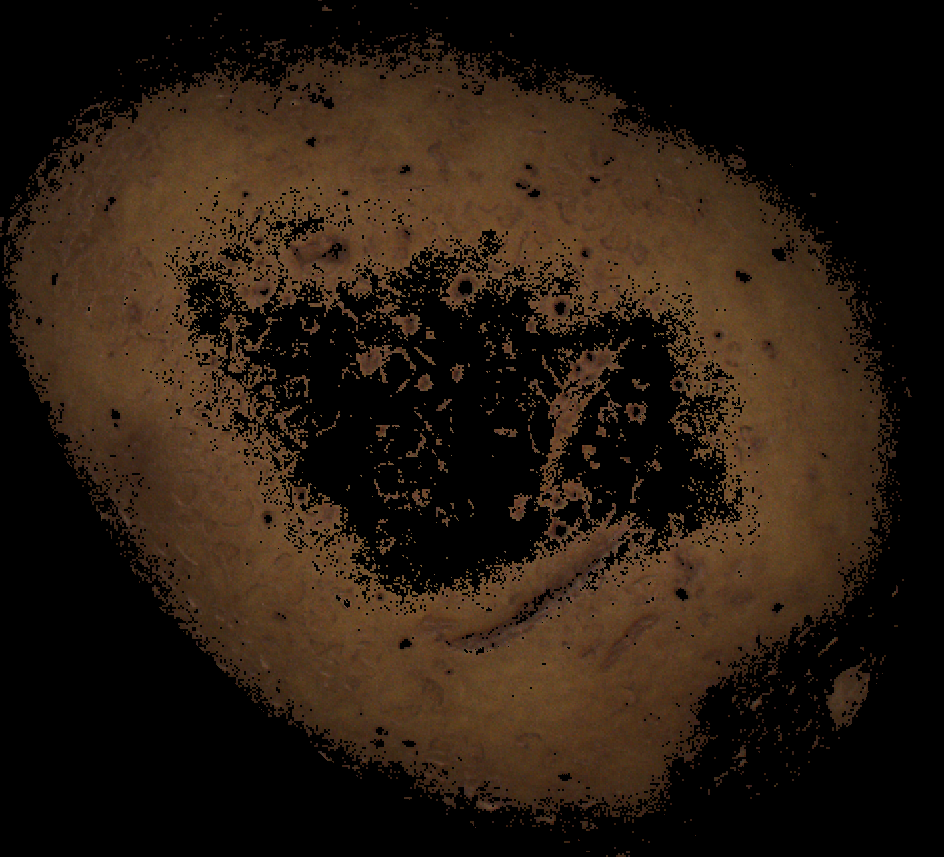
#> input picture data/input/processed/cropped_def/extreme_margin_30/p3_11_extreme30.png, 944 x 857 px, given as the content of the folder me/t2/notebooks/test_nb/data/input/raw/raw_images/definitive, which was not available
$ jupyter execute --allow-errors defect_classification_calibration_new_methods.ipynb.ipynb   (text cells are left out)
#> lines starting #> are read from the running program, lines starting #| are printed output that depends on the picture; pictures that were not available may be replaced by others from this repository, and a replacement may not be noted
### src/raw_image_treatment.py
"""
Mòdul: raw_image_treatment
Funcions relacionades amb el preprocés de la il·luminació (RGB i NIR).
"""

#from http import client
from typing import Tuple, Optional, Any, List, Dict, Union
from pathlib import Path
import os
import numpy as np
from PIL import Image, ImageDraw, ImageFont, ImageEnhance
from inference_sdk import InferenceHTTPClient
import cv2
import supervision as sv
from roboflow import Roboflow
from contextlib import redirect_stdout
import io
import tempfile


# [164 lines left out: functions apply_brightness_and_gamma, apply_sigmoid, not called in this run]


def potato_defect_classification(image: Any, confidence_threshold: float = 0.40
) -> Tuple[str, float, Image.Image]:
    """
    Classifica el defecte de la patata a partir d'una imatge amb Roboflow i genera
    una imatge de visualització amb bounding box i etiqueta.

    Paràmetres
    ----------
    image : str | pathlib.Path | PIL.Image.Image | np.ndarray
        Ruta a la imatge RGB al disc o objecte imatge (PIL / numpy).
    confidence_threshold : float, opcional
        Llindar mínim de confiança per acceptar una predicció. Per defecte 0.40.

    Retorna
    -------
    defect : str
        Nom del defecte si hi ha detecció >= threshold, si no "Unable to classify".
    confidence : float
        Confiança de la millor predicció. Si no hi ha predicció vàlida, 0.0.
    vis_img : PIL.Image.Image
        Imatge anotada (bbox + text). Si no detecta res, imatge original.
    """

    ROBOFLOW_MODEL_ID = "potato-detection-3et6q/11"

    # ------------------------------------------------------------------
    # Helpers interns
    # ------------------------------------------------------------------

    def _to_pil_image(img_in: Any) -> Image.Image:
        """Normalitza input (path/PIL/numpy) a PIL.Image RGB."""
        if isinstance(img_in, Image.Image):
            return img_in.convert("RGB")

        if isinstance(img_in, (str, Path, os.PathLike)):
            return Image.open(str(img_in)).convert("RGB")

        if isinstance(img_in, np.ndarray):
            arr = img_in
            if arr.ndim == 2:  # gris -> RGB
                arr = np.stack([arr, arr, arr], axis=-1)

            if arr.ndim != 3 or arr.shape[2] not in (3, 4):
                raise ValueError(f"numpy array amb forma invàlida: {arr.shape}")

            if arr.shape[2] == 4:  # RGBA -> RGB
                arr = arr[:, :, :3]

            if arr.dtype != np.uint8:
                arr = np.clip(arr, 0, 255).astype(np.uint8)

            return Image.fromarray(arr, mode="RGB")

        raise TypeError("`image` ha de ser path (str/Path), PIL.Image o numpy.ndarray")

    def _infer(pil_img: Image.Image) -> Dict[str, Any]:
        """Crida Roboflow passant la imatge com PIL.Image (sense bytes)."""
        api_key = os.environ["ROBOFLOW_API_KEY"]  # es dona per fet que ja està carregada
        client = InferenceHTTPClient(
            api_url="https://serverless.roboflow.com",
            api_key=api_key,
        )
        return client.infer(pil_img, model_id=ROBOFLOW_MODEL_ID)

    # [65 lines left out: functions _pick_best_prediction, _bbox_from_pred, _draw_annotation, not called in this run]

    # ------------------------------------------------------------------
    # Flux principal
    # ------------------------------------------------------------------
    pil_img = _to_pil_image(image)
    result = _infer(pil_img)

    best = _pick_best_prediction(result, float(confidence_threshold))
    if best is None:
        return "Unable to classify", 0.0, pil_img

    vis_img = _draw_annotation(pil_img, best, float(confidence_threshold))
    defect = str(best.get("class", "unknown"))
    conf = float(best.get("confidence", 0.0))
    return defect, conf, vis_img


# [283 lines left out: functions potato_pixels_rgb_img, potato_filter_extreme_colours, nir_scalation, not called in this run]

### notebooks/test_nb/defect_classification_calibration_new_methods.ipynb.ipynb
[cell 1]
from __future__ import annotations

from pathlib import Path
import os
import sys
import re
from typing import Any, Dict, List, Optional, Tuple

import numpy as np
import pandas as pd

from PIL import Image, ImageEnhance, ImageOps

# OpenCV (para LAB/HSV/CLAHE/Retinex)
import cv2

# ---------------------------------------------------------------------
# Localiza el root del repo (buscando 'data/')
# ---------------------------------------------------------------------
def find_project_root(start: Path | None = None, marker_dir: str = "data") -> Path:
#> called with marker_dir = 'data'
    start = Path.cwd() if start is None else Path(start).resolve()
    for p in [start, *start.parents]:
        if (p / marker_dir).exists() and (p / marker_dir).is_dir():
            return p
    raise FileNotFoundError(f"No he encontrado '{marker_dir}/' subiendo desde {start}")

PROJECT_ROOT = find_project_root()
if str(PROJECT_ROOT) not in sys.path:
    sys.path.insert(0, str(PROJECT_ROOT))

# ---------------------------------------------------------------------
# Imports del proyecto (usa tus funciones existentes cuando convenga)
# ---------------------------------------------------------------------
try:
    from src.raw_image_treatment import potato_pixels_rgb_img, potato_defect_classification # recorte por detecciÃ³n
except Exception as e:
    raise ImportError(
        "No he podido importar desde src/raw_image_treatment.py.\n"
        "AsegÃºrate de ejecutar este notebook dentro del repo y que existe src/raw_image_treatment.py.\n"
        f"Error: {e}"
    )

# ---------------------------------------------------------------------
# Roboflow inference SDK (para NO llamar N veces solo por cambiar threshold)
# ---------------------------------------------------------------------
try:
    from inference_sdk import InferenceHTTPClient
except Exception as e:
    raise ImportError(
        "No he podido importar inference_sdk. InstÃ¡lalo en tu env:\n"
        "  pip install inference-sdk\n"
        f"Error: {e}"
    )

[cell 2]
# ------------------------------------------------------------
# Rutas de imÃ¡genes (ajusta si tu repo usa otras)
# ------------------------------------------------------------
DIR_DEFINITIVE = PROJECT_ROOT / "data/input/raw/raw_images/definitive"
DIR_TEST = PROJECT_ROOT / "data/input/raw/raw_images/test_1"
DIR_CROPPED_DEF = PROJECT_ROOT / "data/input/processed/cropped_def"

def natural_sort_key(p: Path):
    parts = re.split(r"(\d+)", p.name)
    key = []
    for part in parts:
        if part.isdigit():
            key.append(int(part))
        else:
            key.append(part.lower())
#> further down, img is the input picture: PIL image 944x857 RGB; mean R, G, B 40.4, 27.5, 16.6
    return key

def list_images(source: str, pattern: str) -> List[Path]:
    if source == "definitive":
        base = DIR_DEFINITIVE
    elif source == "test_1":
        base = DIR_TEST
    elif source == "cropped_def":
        base = DIR_CROPPED_DEF
    else:
        raise ValueError("source debe ser 'definitive', 'test_1' o 'cropped_def'")

    if not base.exists():
        raise FileNotFoundError(f"No existe la carpeta: {base}")

    paths = sorted(base.glob(pattern), key=natural_sort_key)
    return paths

# [9 lines left out: function infer_lot_from_name, not called in this run]

print("definitive exists:", DIR_DEFINITIVE.exists(), "|", DIR_DEFINITIVE)
print("cropped_def exists:", DIR_CROPPED_DEF.exists(), "|", DIR_CROPPED_DEF)
print("test_1 exists:", DIR_TEST.exists(), "|", DIR_TEST)

[cell 3]
# ------------------------------------------------------------
# Utils de conversiÃ³n
# ------------------------------------------------------------
# [17 lines left out: function to_pil_rgb, not called in this run]

def pil_to_bgr_uint8(pil: Image.Image) -> np.ndarray:
    rgb = np.array(pil.convert("RGB"), dtype=np.uint8)
    return cv2.cvtColor(rgb, cv2.COLOR_RGB2BGR)

def bgr_to_pil_rgb(bgr: np.ndarray) -> Image.Image:
    rgb = cv2.cvtColor(bgr, cv2.COLOR_BGR2RGB)
    return Image.fromarray(rgb.astype(np.uint8), mode="RGB")

# [16 lines left out: functions pad_to_square, resize_max_side, not called in this run]

[cell 4]
# ------------------------------------------------------------
# Preprocesados "nuevos"
# ------------------------------------------------------------
# [12 lines left out: function percentile_stretch, not called in this run]

def sigmoid_tone_curve(pil: Image.Image, k: float = 6.0, mid: float = 0.5) -> Image.Image:
    """Curva S (sigmoid) aplicada a luminancia (LAB-L)."""
    bgr = pil_to_bgr_uint8(pil)
    lab = cv2.cvtColor(bgr, cv2.COLOR_BGR2LAB)
#> lab: shape (857, 944, 3); mean of channels 0, 1, 2 32.6, 132.3, 137
    L, a, b = cv2.split(lab)
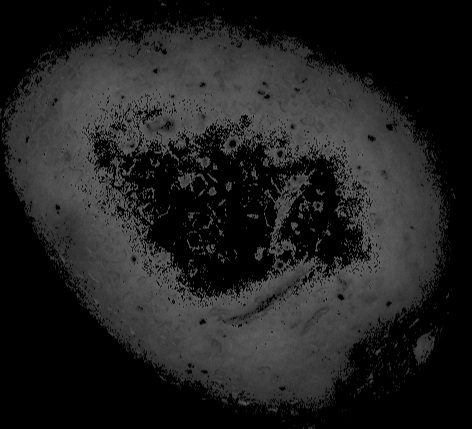
#> L: shape (857, 944) (shown at 1/2 size); min 0, max 102, mean 32.6
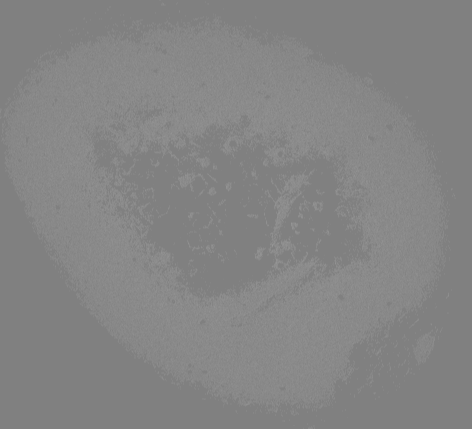
#> a: shape (857, 944) (shown at 1/2 size); min 117, max 158, mean 132.3
    x = (L.astype(np.float32) / 255.0)
    y = 1.0 / (1.0 + np.exp(-k * (x - mid)))
    # re-normaliza a [0,1]
    y = (y - y.min()) / (y.max() - y.min() + 1e-8)
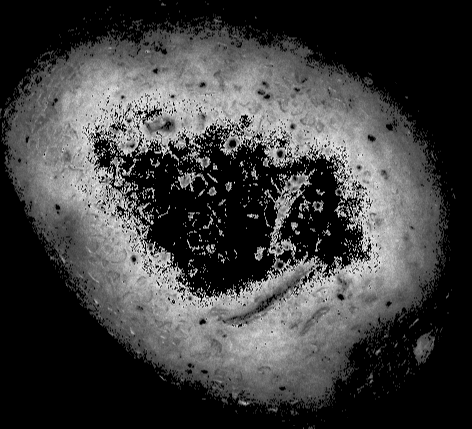
#> y: shape (857, 944) float32 (shown at 1/2 size); min 0, max 1, mean 0.247
    L2 = np.clip(y * 255.0, 0, 255).astype(np.uint8)
    lab2 = cv2.merge([L2, a, b])
#> lab2: shape (857, 944, 3); mean of channels 0, 1, 2 62.8, 132.3, 137
    return bgr_to_pil_rgb(cv2.cvtColor(lab2, cv2.COLOR_LAB2BGR))
#> in bgr_to_pil_rgb, `rgb = cv2.cvtColor(bgr, cv2.COLOR_BGR2RGB)`:
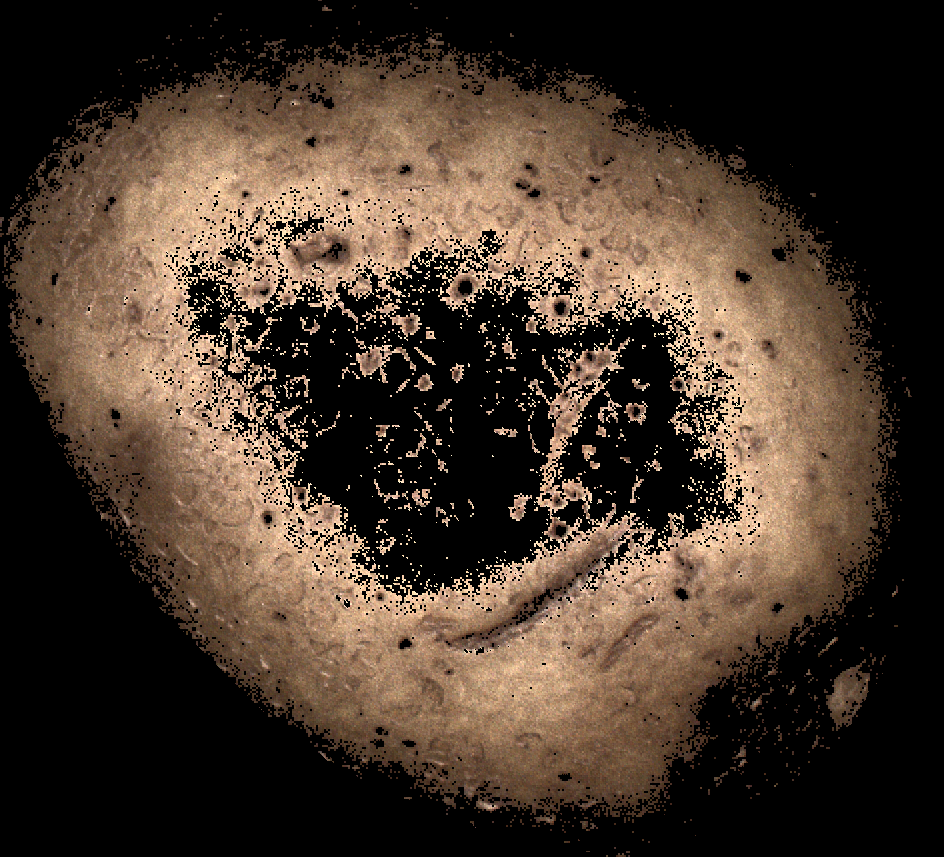
#> rgb: shape (857, 944, 3); mean R, G, B 71.8, 56.5, 44.3

# [49 lines left out: functions gray_world_white_balance, clahe_luminance, retinex_ssr, highlight_compress_hsv, gamma_correction, not called in this run]

# ------------------------------------------------------------
# Wrapper: define mИtodos y parИmetros
# ------------------------------------------------------------
def apply_preprocess(pil: Image.Image, method: str) -> Image.Image:
    pil = pil.convert("RGB")

    if method == "none":
        return pil

    if method == "wb":
        return gray_world_white_balance(pil)

    if method == "pct_stretch":
        return percentile_stretch(pil, p_low=1.0, p_high=99.0)

    if method == "sigmoid":
        return sigmoid_tone_curve(pil, k=6.0, mid=0.5)

    if method == "sigmoid+cut35":
        cropped, _vis = potato_pixels_rgb_img(pil, margin=35, min_conf=0.01)
        base = cropped.convert("RGB") if cropped is not None else pil
        return sigmoid_tone_curve(base, k=6.0, mid=0.5)

    if method == "sigmoid+brightness2+gamma0.8":
        sig = sigmoid_tone_curve(pil, k=6.0, mid=0.5)
        bright = ImageEnhance.Brightness(sig).enhance(2.0)
        return gamma_correction(bright, gamma=0.8)

    if method == "clahe":
        return clahe_luminance(pil, clip_limit=2.0, tile_grid_size=8)

    if method == "retinex":
        return retinex_ssr(pil, sigma=50.0)

    if method == "hl_comp":
        return highlight_compress_hsv(pil, knee=0.80, strength=0.65)

    if method == "wb+clahe":
        return clahe_luminance(gray_world_white_balance(pil), clip_limit=2.0, tile_grid_size=8)

    if method == "retinex+clahe":
        return clahe_luminance(retinex_ssr(pil, sigma=50.0), clip_limit=2.0, tile_grid_size=8)

    if method == "square_640":
        return resize_max_side(pad_to_square(pil, fill=(0,0,0)), max_side=640)

    raise ValueError(f"MИtodo no soportado: {method}")

METHODS = [
    "none",
    "square_640",
    "pct_stretch",
    "sigmoid",
    "sigmoid+cut35",
    "sigmoid+brightness2+gamma0.8",
    "hl_comp",
    "wb",
    "clahe",
    "retinex",
    "wb+clahe",
    "retinex+clahe",
]

[cell 5]
# ------------------------------------------------------------
# Roboflow: inferencia 1 vez y luego thresholding local
# ------------------------------------------------------------
ROBOFLOW_MODEL_ID = "potato-detection-3et6q/11"
ROBOFLOW_API_URL = "https://serverless.roboflow.com"
ROBOFLOW_API_KEY_ENV = "ROBOFLOW_API_KEY"  # debe existir en tu entorno

# [30 lines left out: functions roboflow_infer, pick_best_prediction, bbox_from_pred, classify_from_result, not called in this run]

[cell 6]
# ------------------------------------------------------------
# Runner: recorte opcional + preprocs + inferencia + thresholds
# ------------------------------------------------------------
def run_defect_table_new_methods(
    *,
    source: str,
    pattern: str = "*.png",
    max_images: int | None = None,
    do_cut: bool = False,
    cut_margin: int = 35,
    cut_min_conf: float = 0.01,
    methods: List[str] = METHODS,
    thresholds: List[float] = [0.20, 0.30, 0.40, 0.50],
) -> pd.DataFrame:
    paths = list_images(source, pattern)
    if max_images is not None:
        paths = paths[: int(max_images)]

    rows: List[Dict[str, Any]] = []

    # Cache para evitar recalcular / reinferir
    infer_cache: Dict[Tuple[str, str], Dict[str, Any]] = {}  # (filename, method) -> result

    for i, p in enumerate(paths, start=1):
        lot = infer_lot_from_name(p.name)

        # carga base
        base_pil = Image.open(str(p)).convert("RGB")

        # cut opcional (si la imagen NO estÃ¡ ya recortada)
        pil_for_pre = base_pil
        if do_cut and source != "cropped_def":
            cropped, _vis = potato_pixels_rgb_img(pil_for_pre, margin=cut_margin, min_conf=cut_min_conf)
            if cropped is None:
                for thr in thresholds:
                    rows.append({
                        "image": p.name,
                        "lot": lot,
                        "source": source,
                        "method": None,
                        "thr": float(thr),
                        "pred_class": None,
                        "confidence": 0.0,
                        "status": "no_potato_detected",
                    })
                continue
            pil_for_pre = cropped.convert("RGB")

        for method in methods:
            try:
                proc = apply_preprocess(pil_for_pre, method)

                cache_key = (p.name, method)
                if cache_key not in infer_cache:
                    infer_cache[cache_key] = roboflow_infer(proc)

                result = infer_cache[cache_key]

                for thr in thresholds:
                    cls, conf = classify_from_result(result, float(thr))
                    rows.append({
                        "image": p.name,
                        "lot": lot,
                        "source": source,
                        "method": method,
                        "thr": float(thr),
                        "pred_class": cls,
                        "confidence": float(conf),
                        "status": "ok" if cls != "Unable to classify" else "no_pred_above_thr",
                    })

            except Exception as e:
                for thr in thresholds:
                    rows.append({
                        "image": p.name,
                        "lot": lot,
                        "source": source,
                        "method": method,
                        "thr": float(thr),
                        "pred_class": None,
                        "confidence": None,
                        "status": "error",
                        "error": repr(e),
                    })

        if i % 10 == 0:
            print(f"Procesadas {i}/{len(paths)}")

    df = pd.DataFrame(rows)

    # limpieza tipos
    if "confidence" in df.columns:
        df["confidence"] = pd.to_numeric(df["confidence"], errors="coerce")

    return df

[cell 7]
# ==============================
# PARИMETROS (edita aquИ)
# ==============================
SOURCE = "definitive"    # 'definitive', 'cropped_def', 'test_1'
PATTERN = "p3_*.png"     # ej: "p3_*.png" o "*.png"
MAX_IMAGES = 50           # None para todas

# Cut (solo si SOURCE != 'cropped_def')
DO_CUT = False
CUT_MARGIN = 35
CUT_MIN_CONF = 0.01

# MИtodos y thresholds a probar (puedes reducir para ir rИpido)
METHODS_TO_TEST = METHODS
THRESHOLDS = [0.20]

SAVE_DIR = PROJECT_ROOT / "data" / "image_calibration_for_defects"
SAVE_DIR.mkdir(parents=True, exist_ok=True)

#> (the rest of this cell did not finish here and is left out)

[cell 8]
# Clases detectadas (con independencia de thr, usando la predicciÃ³n >= 0.20 por defecto)
thr_for_list = float(min(THRESHOLDS))

#> (the rest of this cell did not finish here and is left out)

[cell 9]
# ------------------------------------------------------------
# MÃ©tricas por mÃ©todo/threshold y resumen por lote
# ------------------------------------------------------------
# [23 lines left out: function compute_metrics, not called in this run]

# tabla mÃ©tricas
metrics_rows = []
#> (the rest of this cell did not finish here and is left out)

[cell 10]
# ------------------------------------------------------------
# Visual debug: muestra original vs preprocesado (elige mÃ©todo)
# ------------------------------------------------------------
import matplotlib.pyplot as plt

SHOW_METHOD = "sigmoid"   # prueba: 'pct_stretch', 'sigmoid', 'hl_comp', 'retinex+clahe', etc.
N_SHOW = 12

#> (the rest of this cell did not finish here and is left out)

[cell 11]
# === p3: imprimir clasificaciИn por imagen (sigmoid, thr=0.2) =========

from pathlib import Path
from PIL import Image

P3_DIR = (PROJECT_ROOT / "data" / "input" / "raw" / "raw_images" / "definitive")  # ajusta si tu ruta es otra
THR = 0.20

paths = sorted(list(P3_DIR.glob("p3_*.png")) + list(P3_DIR.glob("*.jpg")) + list(P3_DIR.glob("*.jpeg")), key=natural_sort_key)
print(f"Encontradas {len(paths)} imИgenes en: {P3_DIR}\n")

#> (the rest of this cell did not finish here and is left out)


    print(f"{p.name:35s} -> {defect:22s}  conf={conf:.3f}")

$ run again, on data/input/processed/cropped_def/extreme_margin_40/p3_12_extreme40.png
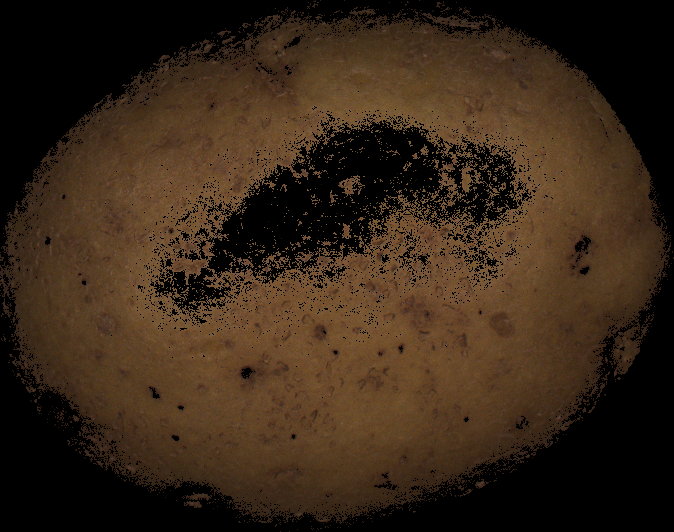
#> input picture data/input/processed/cropped_def/extreme_margin_40/p3_12_extreme40.png, 1347 x 1064 px, given as the content of the folder me/t4/notebooks/test_nb/data/input/raw/raw_images/definitive, which was not available (shown at 1/2 size)
#> img is the input picture: PIL image 1347x1064 RGB; mean R, G, B 55.3, 38.8, 23.4
#> lab: shape (1064, 1347, 3); mean of channels 0, 1, 2 45.5, 133.2, 140.2
#> in sigmoid_tone_curve, `y = (y - y.min()) / (y.max() - y.min() + 1e-8)`:
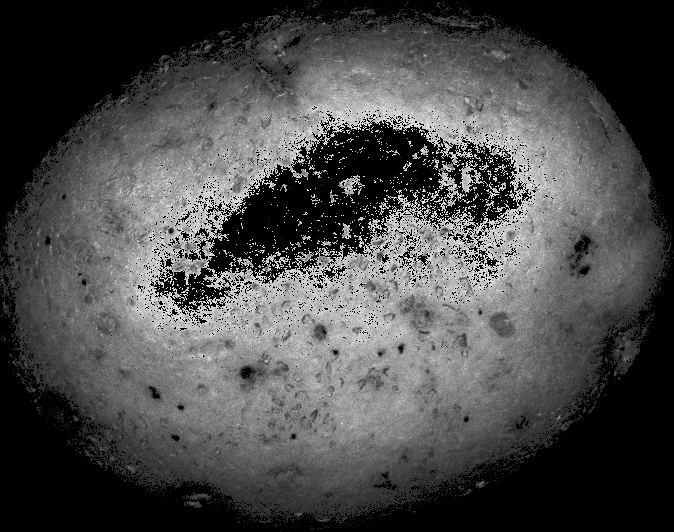
#> y: shape (1064, 1347) float32 (shown at 1/2 size); min 0, max 1, mean 0.288
#> lab2: shape (1064, 1347, 3); mean of channels 0, 1, 2 73.2, 133.2, 140.2
#> in bgr_to_pil_rgb, `rgb = cv2.cvtColor(bgr, cv2.COLOR_BGR2RGB)`:
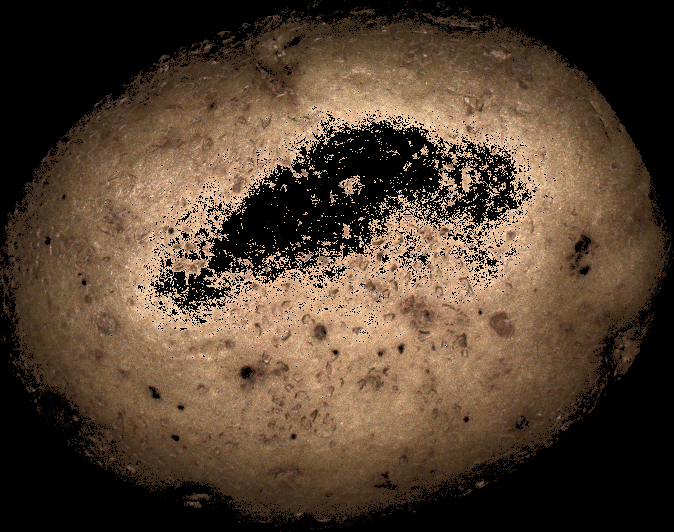
#> rgb: shape (1064, 1347, 3) (shown at 1/2 size); mean R, G, B 84.3, 65.6, 48.9
